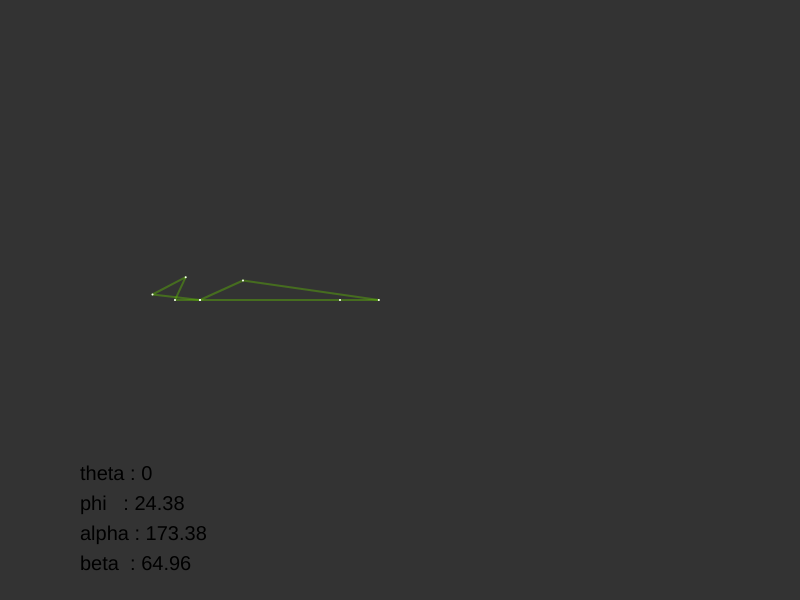
Frame 1 (no input)
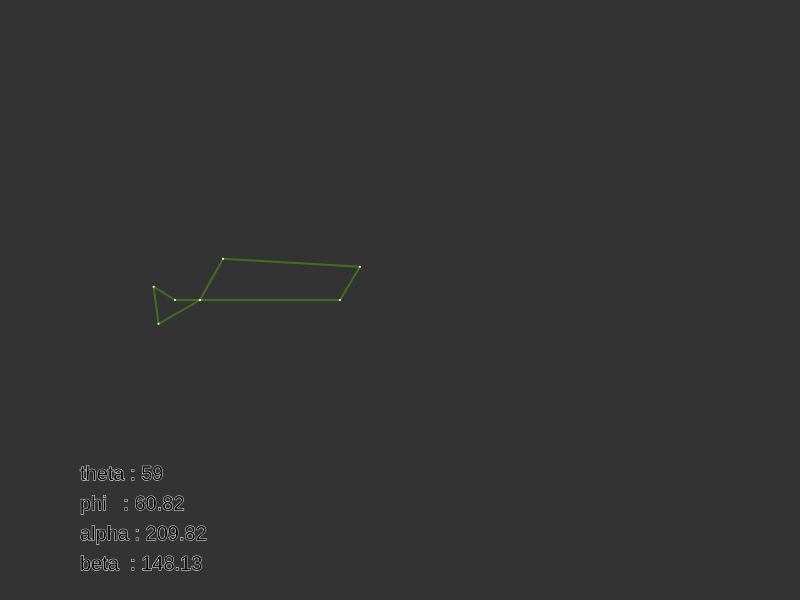
Frame 60 (no input)
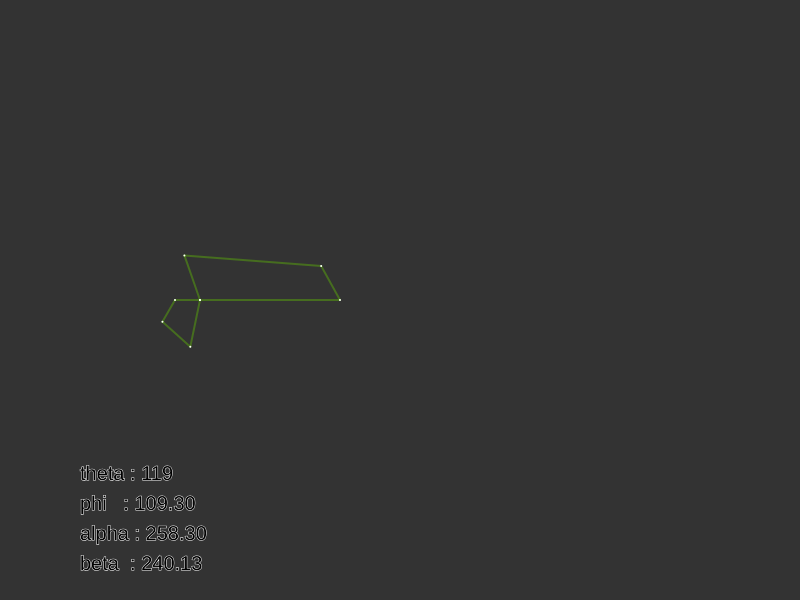
Frame 120 (the mouse pressed at the canvas centre since frame 60)

The p5.js sketch that drew these frames (run headless with seeded random() and noise() and a simulated clock; from frame 60 on, the mouse is pressed at the canvas centre):

// p5.js sketch
// ── sketch.js
let t, crphik, r1, r2, r3, r4, m, n, e, s1, s2, s3, s4, o, p, f, alp, beta, phi, sli;

function setup() {
  createCanvas(800, 600);
  angleMode(DEGREES);
  // createP('');
  // sli = createSlider(0, 360, 0, 1);
  // t = sli.value();
  t = 0;
  r1 = 70;
  r2 = 23.6;
  r3 = 68.6;
  r4 = 19.4;

  s1 = 12.5;
  s2 = 12.6;
  s3 = 18.7;
  s4 = 23.9;

  m = 0;
  n = 0;
  e = 0;
  o = 0;
  p = 0;
  f = 0;

  alp = 0;
  beta = 0;
  phi = 0;
}

function draw() {
  // t = sli.value();
  e = Math.sqrt(r1 * r1 + r4 * r4 - 2 * r1 * r4 * cos(180 - t));
  m = asin(sin(180 - t) * r4 / e);
  n = acos((e * e + r2 * r2 - r3 * r3) / (2 * e * r2));
  phi = m + n;

  alp = phi + 149;
  if (alp < 180) {
    f = Math.sqrt(s1 * s1 + s4 * s4 - 2 * s1 * s4 * cos(180 - alp));
    let temp_s = sin(180 - alp) * s4 / f;
    let temp_c = (s1 - s4 * cos(180 - alp)) / f;
    if (temp_s >= 0 && temp_c >= 0) {
      o = 360 - asin(temp_s); // o between 270 and 360 - 4th quad
    } else if (temp_s < 0 && temp_c >= 0) {
      o = -asin(temp_s); // o between 0 and 90 - 1st quad
    } else if (temp_s >= 0 && temp_c < 0) {
      o = 360 - acos(temp_c); // o between 180 and 270 - 3rd quad
    } else {
      o = acos(temp_c) // o between 90 and 180 - 2nd quad
    }
    // o = 180 + asin(sin(180 - alp) * s4 / f);
  } else {
    f = Math.sqrt(s1 * s1 + s4 * s4 - 2 * s1 * s4 * cos(alp -180));
    let temp_s = sin(180 - alp) * s4 / f;
    let temp_c = (s1 - s4 * cos(180 - alp)) / f;
    if (temp_s >= 0 && temp_c >= 0) {
      o = 360 - asin(temp_s); // o between 270 and 360 - 4th quad
    } else if (temp_s < 0 && temp_c >= 0) {
      o = -asin(temp_s); // o between 0 and 90 - 1st quad
    } else if (temp_s >= 0 && temp_c < 0) {
      o = 360 - acos(temp_c); // o between 180 and 270 - 3rd quad
    } else {
      o = acos(temp_c) // o between 90 and 180 - 2nd quad
    }
    // o = 180 - asin(sin(alp - 180) * s4 / f);
  }
  p = acos((f * f + s2 * s2 - s3 * s3) / (2 * f * s2));
  beta = 360 - (o + p);

  let p1 = createVector(0, 0);
  let p2 = createVector(r1, 0);
  let p3 = createVector(r1 + r4 * cos(t), r4 * sin(t));
  let p4 = createVector(r2 * cos(phi), r2 * sin(phi));

  let q1 = p1;
  let q2 = createVector(s4 * cos(alp), s4 * sin(alp));
  let q3 = createVector(-s1 + s2 * cos(beta), s2 * sin(beta));
  let q4 = createVector(-s1, 0);

  background(51);
  textSize(20);
  text('theta : ' + t, width * 0.1, height * 0.8);
  text('phi   : ' + nf(phi, 0, 2), width * 0.1, height * 0.85);
  text('alpha : ' + nf(alp, 0, 2), width * 0.1, height * 0.9);
  text('beta  : ' + nf(beta, 0, 2), width * 0.1, height * 0.95);
  // text('f     : ' + nf(f, 0, 2), width * 0.5, height * 0.80);
  // text('o     : ' + nf(o, 0, 2), width * 0.5, height * 0.85);
  // text('p     : ' + nf(p, 0, 2), width * 0.5, height * 0.90);
  // text('len-s3: ' + nf(dist(q3.x, q3.y, q2.x, q2.y), 0, 2), width * 0.5, height * 0.95);

  translate(200, height / 2);
  scale(2, -2);

  stroke(100, 200, 0, 100);
  strokeWeight(1);
  line(p1.x, p1.y, p2.x, p2.y);
  line(p2.x, p2.y, p3.x, p3.y);
  line(p3.x, p3.y, p4.x, p4.y);
  line(p1.x, p1.y, p4.x, p4.y);

  line(q1.x, q1.y, q2.x, q2.y);
  line(q2.x, q2.y, q3.x, q3.y);
  line(q3.x, q3.y, q4.x, q4.y);
  line(q1.x, q1.y, q4.x, q4.y);

  strokeWeight(1);
  stroke(255);
  point(p1.x, p1.y);
  point(p2.x, p2.y);
  point(p3.x, p3.y);
  point(p4.x, p4.y);

  point(q1.x, q1.y);
  point(q2.x, q2.y);
  point(q3.x, q3.y);
  point(q4.x, q4.y);

  t += 1;
  if (t >= 360) {
    t = 0;
  }
}
